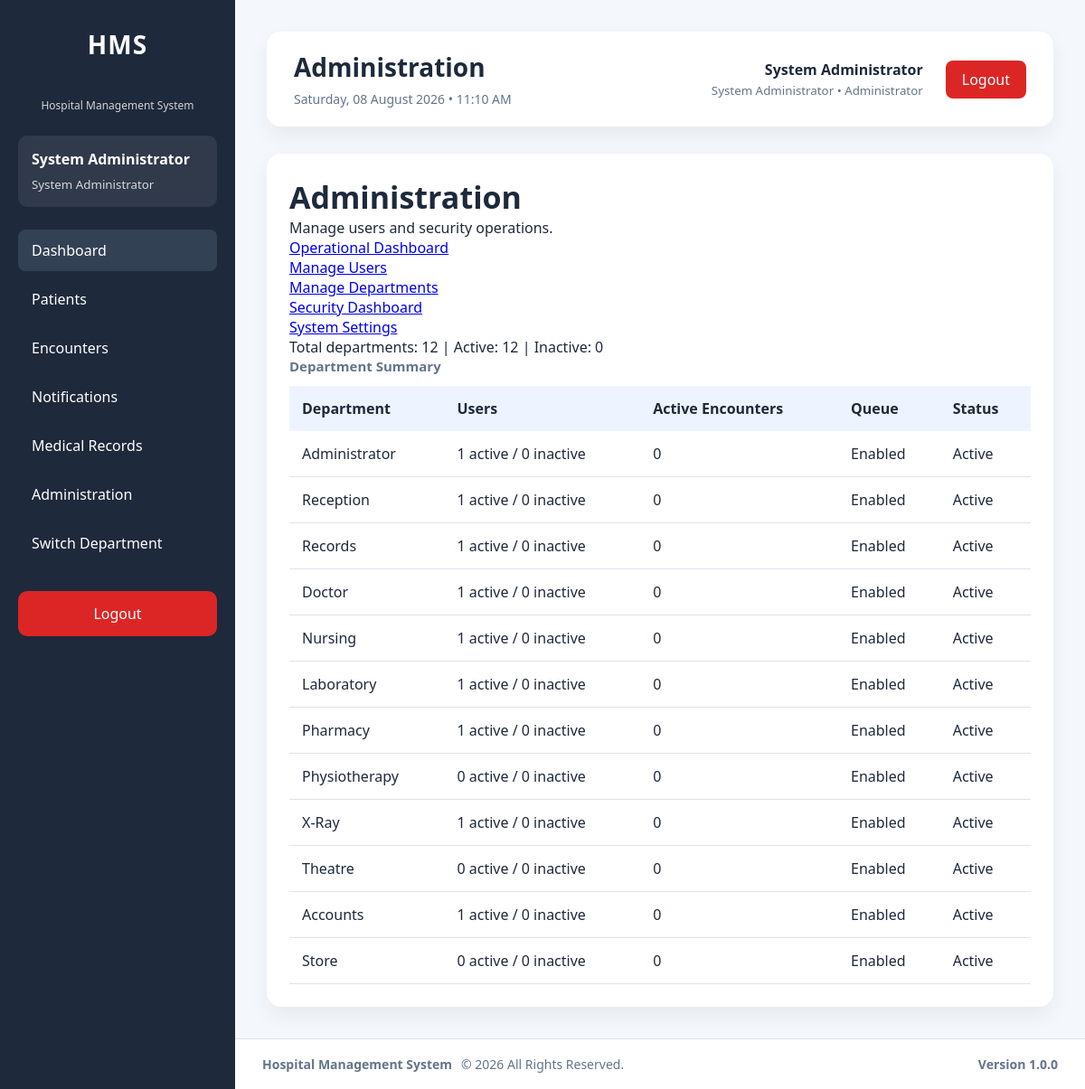
The app's page /modules/administration/dashboard/index.php (signed in) with its own data.
### tables this page shows
CREATE TABLE `users` (
  `id` int(11) NOT NULL AUTO_INCREMENT,
  `employee_id` varchar(30) NOT NULL,
  `first_name` varchar(100) NOT NULL,
  `last_name` varchar(100) NOT NULL,
  `gender` enum('Male','Female') DEFAULT NULL,
  `phone` varchar(20) DEFAULT NULL,
  `email` varchar(150) DEFAULT NULL,
  `username` varchar(50) NOT NULL,
  `password` varchar(255) NOT NULL,
  `department_id` int(11) NOT NULL,
  `role_id` int(11) NOT NULL,
  `status` enum('Active','Inactive') NOT NULL DEFAULT 'Active',
  `failed_login_attempts` int(11) NOT NULL DEFAULT 0,
  `last_failed_login` datetime DEFAULT NULL,
  `locked_at` datetime DEFAULT NULL,
  `locked_by` int(11) DEFAULT NULL,
  `lock_reason` varchar(255) DEFAULT NULL,
  `last_login` datetime DEFAULT NULL,
  `password_changed_at` datetime DEFAULT NULL,
  `must_change_password` tinyint(1) NOT NULL DEFAULT 0,
  `created_at` timestamp NOT NULL DEFAULT current_timestamp(),
  `updated_at` timestamp NULL DEFAULT NULL ON UPDATE current_timestamp(),
  PRIMARY KEY (`id`),
  UNIQUE KEY `uq_users_employee` (`employee_id`),
  UNIQUE KEY `uq_users_username` (`username`),
  KEY `idx_users_department` (`department_id`),
  KEY `idx_users_role` (`role_id`),
  KEY `idx_users_status` (`status`),
  KEY `idx_users_lastname` (`last_name`),
  KEY `idx_users_firstname` (`first_name`),
  KEY `idx_users_locked_at` (`locked_at`),
  KEY `fk_users_locked_by` (`locked_by`),
  CONSTRAINT `fk_users_department` FOREIGN KEY (`department_id`) REFERENCES `departments` (`id`) ON UPDATE CASCADE,
  CONSTRAINT `fk_users_locked_by` FOREIGN KEY (`locked_by`) REFERENCES `users` (`id`) ON DELETE SET NULL ON UPDATE CASCADE,
  CONSTRAINT `fk_users_role` FOREIGN KEY (`role_id`) REFERENCES `roles` (`id`) ON UPDATE CASCADE
);

CREATE TABLE `roles` (
  `id` int(11) NOT NULL AUTO_INCREMENT,
  `role_name` varchar(100) NOT NULL,
  `description` text DEFAULT NULL,
  `is_active` tinyint(1) NOT NULL DEFAULT 1,
  `created_at` timestamp NOT NULL DEFAULT current_timestamp(),
  `updated_at` timestamp NULL DEFAULT NULL ON UPDATE current_timestamp(),
  PRIMARY KEY (`id`),
  UNIQUE KEY `uq_roles_name` (`role_name`),
  KEY `idx_roles_active` (`is_active`)
);

CREATE TABLE `departments` (
  `id` int(11) NOT NULL AUTO_INCREMENT,
  `department_name` varchar(100) NOT NULL,
  `department_code` varchar(30) NOT NULL,
  `description` text DEFAULT NULL,
  `location` varchar(150) DEFAULT NULL,
  `contact_extension` varchar(30) DEFAULT NULL,
  `department_type` enum('Clinical','Administrative','Diagnostic','Support') NOT NULL DEFAULT 'Support',
  `queue_enabled` tinyint(1) NOT NULL DEFAULT 1,
  `is_active` tinyint(1) NOT NULL DEFAULT 1,
  `display_order` int(11) NOT NULL DEFAULT 0,
  `created_at` timestamp NOT NULL DEFAULT current_timestamp(),
  `updated_at` timestamp NULL DEFAULT NULL ON UPDATE current_timestamp(),
  PRIMARY KEY (`id`),
  UNIQUE KEY `uq_departments_name` (`department_name`),
  UNIQUE KEY `uq_departments_code` (`department_code`),
  KEY `idx_departments_active` (`is_active`),
  KEY `idx_departments_type` (`department_type`),
  KEY `idx_departments_queue` (`queue_enabled`)
);

### config/auth.php (called while the page is built, shortened)
<?php
$config = require __DIR__ . '/app.php';
require_once __DIR__ . '/../services/SessionService.php';
$sessionService = new SessionService();
$sessionService->requireLogin();
$currentUser = $sessionService->user();

### services/SessionService.php (called while the page is built, shortened)
<?php
class SessionService
{
    private ?PDO $pdo;
    private ?int $resolvedTimeoutSeconds = null;
    public function __construct(?PDO $pdo = null)
    {
        if ($pdo === null) {
            require_once __DIR__ . '/../config/database.php';
            $pdo = $GLOBALS['pdo'] ?? ($pdo ?? null);
        }
        $this->pdo = $pdo;
    }
    public function user(): ?array
    {
        return $_SESSION['user'] ?? null;
    }
    private function sessionTimeoutSeconds(): int
    {
        if ($this->resolvedTimeoutSeconds !== null) {
            return $this->resolvedTimeoutSeconds;
        }
        $config = require __DIR__ . '/../config/app.php';
        $fallback = max(
            60,
            (int)($config['security']['session_timeout_seconds']
                ?? self::SESSION_TIMEOUT_SECONDS)
        );
        try {
            $minutes = (new SettingsService($this->pdo))->getInteger(
                'security.session_timeout_minutes',
                (int)ceil($fallback / 60)
            );
            return $this->resolvedTimeoutSeconds = max(60, $minutes * 60);
        } catch (Throwable $exception) {
            return $this->resolvedTimeoutSeconds = $fallback;
        }
    }
}

### services/UserService.php (called while the page is built, shortened)
<?php
class UserService
{
    private PDO $db;
    public function __construct(PDO $db)
    {
        $this->db = $db;
    }
    public function getUsers(array $filters = []): array
    {
        $where = [];
        $parameters = [];
        $sql = '
            SELECT
                u.id,
                u.employee_id,
                u.first_name,
                u.last_name,
                u.gender,
                u.phone,
                u.email,
                u.username,
                u.department_id,
                u.role_id,
                u.status,
                u.failed_login_attempts,
                u.last_failed_login,
                u.locked_at,
                u.lock_reason,
                u.last_login,
                u.must_change_password,
                u.created_at,
                d.department_name,
                r.role_name
            FROM users u
            INNER JOIN departments d ON d.id = u.department_id
            INNER JOIN roles r ON r.id = u.role_id
        ';
        $sql .= ' ORDER BY u.first_name, u.last_name, u.id';
        $stmt = $this->db->prepare($sql);
        $stmt->execute($parameters);
        return $stmt->fetchAll(PDO::FETCH_ASSOC);
    }
}

### modules/administration/partials/bootstrap.php (called while the page is built, shortened)
<?php
require_once __DIR__ . '/../../../config/auth.php';
require_once __DIR__ . '/../../../config/database.php';
require_once __DIR__ . '/../../../config/helpers.php';
require_once __DIR__ . '/../../../services/UserService.php';
require_once __DIR__ . '/../../../services/PermissionService.php';
require_once __DIR__ . '/../../../services/DepartmentService.php';
require_once __DIR__ . '/../../../services/UserDepartmentService.php';
$userService = new UserService($pdo);
$departmentService = new DepartmentService($pdo);

### config/helpers.php (called while the page is built, shortened)
<?php
function e($value): string
{
    return htmlspecialchars(
        (string)$value,
        ENT_QUOTES,
        'UTF-8'
    );
}

### config/app.php (called while the page is built, shortened)
<?php
$configuredEnvironment = strtolower(trim((string)getenv('HMS_APP_ENV')));
$allowedEnvironments = ['development', 'testing', 'production'];
$applicationEnvironment = in_array(
    $configuredEnvironment,
    $allowedEnvironments,
    true
) ? $configuredEnvironment : 'production';
$developmentBypassValue = strtolower(
    trim((string)getenv('HMS_ENABLE_DEV_AUTH_BYPASS'))
);
$developmentAuthBypass = $applicationEnvironment === 'development'
    && in_array(
        $developmentBypassValue,
        ['1', 'true', 'yes', 'on'],
        true
    );
$configuredDocumentStorageRoot = trim(
    (string)getenv('HMS_DOCUMENT_STORAGE_ROOT')
);
$documentStorageRoot = $configuredDocumentStorageRoot !== ''
    ? $configuredDocumentStorageRoot
    : dirname(__DIR__, 3) . DIRECTORY_SEPARATOR . 'hms_secure_documents';
return [
    'app' => [
        'name' => 'Hospital Management System',
        'version' => '1.0.0',
        'timezone' => 'Africa/Lagos',
        'environment' => $applicationEnvironment,
        'development_auth_bypass' => $developmentAuthBypass,
        'base_url' => '/hospital_management_system'
    ],
    'hospital' => [
        'code' => 'HMS',
        'name' => 'Hospital Management System',
        'currency' => '₦'
    ],
    'database' => [
        'host' => 'localhost',
        'name' => 'hospital_management_system',
        'user' => 'root',
        'pass' => ''
    ],
    'security' => [
        'max_failed_login_attempts' => 5,
        'session_timeout_seconds' => 1800
    ],
    'documents' => [
        'storage_root' => $documentStorageRoot,
        'storage_provider' => 'local'
    ]
];

### services/PermissionService.php (called while the page is built, shortened)
<?php
class PermissionService
{
    public function hasPermission(
        string $permission,
        ?array $user = null
    ): bool {
        $user = $user ?? $this->currentUser();
        if ($this->isAdministrator($user)) {
            return true;
        }
    }
    public function isAdministrator(?array $user = null): bool
    {
        $user = $user ?? $this->currentUser();
        return ($user['role_name'] ?? '') === 'System Administrator';
    }
}

### services/DepartmentService.php (called while the page is built, shortened)
<?php
class DepartmentService
{
    private PDO $pdo;
    public function __construct(PDO $pdo)
    {
        $this->pdo = $pdo;
    }
    public function listDepartments(bool $includeInactive = true): array
    {
        $sql = '
            SELECT d.*,
                (SELECT COUNT(*) FROM user_departments ud INNER JOIN users u ON u.id = ud.user_id WHERE ud.department_id = d.id AND ud.is_active = 1 AND u.status = \'Active\') AS active_users,
                (SELECT COUNT(*) FROM user_departments ud INNER JOIN users u ON u.id = ud.user_id WHERE ud.department_id = d.id AND ud.is_active = 1 AND u.status = \'Inactive\') AS inactive_users,
                (SELECT COUNT(*) FROM visits v WHERE v.current_department_id = d.id AND v.visit_status NOT IN (\'Completed\', \'Cancelled\')) AS active_encounters
            FROM departments d
        ';
        $sql .= ' ORDER BY d.display_order, d.department_name';
        return $this->pdo->query($sql)->fetchAll(PDO::FETCH_ASSOC);
    }
}

### modules/administration/dashboard/index.php (the view, shortened to what this page needs)
<?php
require_once __DIR__ . '/../partials/bootstrap.php';
$pageTitle = 'Administration';
$users = $userService->getUsers();
$departments = $departmentService->listDepartments();
$activeDepartments = count(array_filter($departments, static fn (array $department): bool => !empty($department['is_active'])));
require_once __DIR__ . '/../../../layouts/header.php';
require_once __DIR__ . '/../../../layouts/sidebar.php';
?>
<main class="content">
    <?php require_once __DIR__ . '/../../../layouts/navbar.php'; ?>
    <section class="card">
        <h2>Administration</h2>
        <p>Manage users and security operations.</p>
        <p><a class="btn-primary" href="../../../dashboard/admin.php">Operational Dashboard</a></p>
        <p><a class="btn-primary" href="../users/index.php">Manage Users</a></p>
        <p><a class="btn-primary" href="../departments/index.php">Manage Departments</a></p>
        <p><a class="btn-primary" href="../security/dashboard.php">Security Dashboard</a></p>
        <p><a class="btn-primary" href="../settings/index.php">System Settings</a></p>
        <p>Total departments: <?= count($departments) ?> | Active: <?= $activeDepartments ?> | Inactive: <?= count($departments) - $activeDepartments ?></p>
        <h3>Department Summary</h3>
        <table>
            <thead><tr><th>Department</th><th>Users</th><th>Active Encounters</th><th>Queue</th><th>Status</th></tr></thead>
            <tbody><?php foreach ($departments as $department): ?>
                <tr>
                    <td><?= e($department['department_name']) ?></td>
                    <td><?= (int)$department['active_users'] ?> active / <?= (int)$department['inactive_users'] ?> inactive</td>
                    <td><?= (int)$department['active_encounters'] ?></td>
                    <td><?= !empty($department['queue_enabled']) ? 'Enabled' : 'Disabled' ?></td>
                    <td><?= !empty($department['is_active']) ? 'Active' : 'Inactive' ?></td>
                </tr>
            <?php endforeach; ?></tbody>
        </table>
    </section>
</main>
<?php require_once __DIR__ . '/../../../layouts/footer.php'; ?>

### layouts/sidebar.php (shortened to what this page needs)
<?php
$currentPage = basename($_SERVER['PHP_SELF']);
$canAccessMedicalRecordsSidebar = false;
$departmentNotificationCount = 0;
if ($currentUser && isset($pdo)) {
    require_once __DIR__ . '/../services/PermissionService.php';
    $sidebarPermissionService = new PermissionService($pdo);
    $canAccessMedicalRecordsSidebar = $sidebarPermissionService->hasPermission(
        'view_medical_record',
        $currentUser
    );
    $sidebarDepartmentId = (int)(
        $currentUser['active_department_id']
        ?? $_SESSION['active_department_id']
        ?? $currentUser['department_id']
        ?? 0
    );
    if ($sidebarDepartmentId > 0) {
        $departmentNotificationCount = (new DepartmentNotificationService($pdo))->getUnreadCount($sidebarDepartmentId);
    }
}
?>
<aside class="sidebar">
    <div class="sidebar-header">
        <h2>HMS</h2>
        <p>Hospital Management System</p>
    </div>
    <?php if ($currentUser): ?>
        <div class="sidebar-user">
            <strong>
                <?= e($currentUser['first_name']) ?>
                <?= e($currentUser['last_name']) ?>
            </strong>
            <small>
                <?= e($currentUser['role_name']) ?>
            </small>
        </div>
    <?php endif; ?>
    <nav class="sidebar-nav">
        <ul>
            <li>
                <a
                    href="<?= e($baseUrl) ?>/dashboard/index.php"
                    class="<?= $currentPage === 'index.php' ? 'active' : '' ?>">
                    Dashboard
                </a>
            </li>
            <li>
                <a href="<?= e($baseUrl) ?>/modules/patients/search.php">
                    Patients
                </a>
            </li>
            <li>
                <a href="<?= e($baseUrl) ?>/modules/patients/search.php">
                    Encounters
                </a>
            </li>
            <li>
                <a href="<?= e($baseUrl) ?>/modules/department_notifications/index.php">
                    Notifications<?= $departmentNotificationCount > 0 ? ' (' . (int)$departmentNotificationCount . ')' : '' ?>
                </a>
            </li>
            <?php if ($canAccessMedicalRecordsSidebar): ?>
                <li>
                    <a href="<?= e($baseUrl) ?>/modules/medical_records/index.php">
                        Medical Records
                    </a>
                </li>
            <?php endif; ?>
            <?php if (($currentUser['role_name'] ?? '') === 'System Administrator'): ?>
                <li>
                    <a href="<?= e($baseUrl) ?>/modules/administration/dashboard/index.php">
                        Administration
                    </a>
                </li>
            <?php endif; ?>
            <li>
                <a href="<?= e($baseUrl) ?>/modules/administration/department_switch.php">
                    Switch Department
                </a>
            </li>
        </ul>
    </nav>
    <div class="sidebar-footer">
        <a
            href="<?= e($baseUrl) ?>/authentication/logout.php"
            class="logout-btn">
            Logout
        </a>
    </div>
</aside>
<div class="main-container">

### layouts/navbar.php (shortened to what this page needs)
<?php
$currentDateTime = date('l, d F Y • h:i A');
$currentUser ??= [];
?>
<header class="navbar">
    <div class="navbar-left">
        <h1>
            <?= e($pageTitle ?? 'Hospital Management System') ?>
        </h1>
        <span>
            <?= e($currentDateTime) ?>
        </span>
    </div>
    <div class="navbar-right">
        <div class="navbar-user">
            <div class="user-details">
                <strong>
                    <?= e($currentUser['first_name'] ?? '') ?>
                    <?= e($currentUser['last_name'] ?? '') ?>
                </strong>
                <small>
                    <?= e($currentUser['role_name'] ?? '') ?>
                    •
                    <?= e($currentUser['active_department_name'] ?? $currentUser['department_name'] ?? '') ?>
                </small>
            </div>
        </div>
        <div class="navbar-actions">
            <a
                href="../authentication/logout.php"
                class="logout-link">
                Logout
            </a>
        </div>
    </div>
</header>

### records on screen
users: first_name "System", last_name "Administrator"
roles: role_name "System Administrator"
departments: department_name "Administrator", active_users "1", inactive_users "0", active_encounters "0", queue_enabled "Enabled", is_active "Active"
departments: department_name "Reception", active_users "1", inactive_users "0", active_encounters "0", queue_enabled "Enabled", is_active "Active"
departments: department_name "Records", active_users "1", inactive_users "0", active_encounters "0", queue_enabled "Enabled", is_active "Active"
departments: department_name "Doctor", active_users "1", inactive_users "0", active_encounters "0", queue_enabled "Enabled", is_active "Active"
departments: department_name "Nursing", active_users "1", inactive_users "0", active_encounters "0", queue_enabled "Enabled", is_active "Active"
departments: department_name "Laboratory", active_users "1", inactive_users "0", active_encounters "0", queue_enabled "Enabled", is_active "Active"
departments: department_name "Pharmacy", active_users "1", inactive_users "0", active_encounters "0", queue_enabled "Enabled", is_active "Active"
departments: department_name "Physiotherapy", active_users "0", inactive_users "0", active_encounters "0", queue_enabled "Enabled", is_active "Active"
departments: department_name "X-Ray", active_users "1", inactive_users "0", active_encounters "0", queue_enabled "Enabled", is_active "Active"
departments: department_name "Theatre", active_users "0", inactive_users "0", active_encounters "0", queue_enabled "Enabled", is_active "Active"
departments: department_name "Accounts", active_users "1", inactive_users "0", active_encounters "0", queue_enabled "Enabled", is_active "Active"
departments: department_name "Store", active_users "0", inactive_users "0", active_encounters "0", queue_enabled "Enabled", is_active "Active"

### other values on screen
$pageTitle "Administration"
$currentUser['active_department_name'] "Administrator"
count($departments) "12"
$activeDepartments "12"
count($departments) - $activeDepartments "0"
